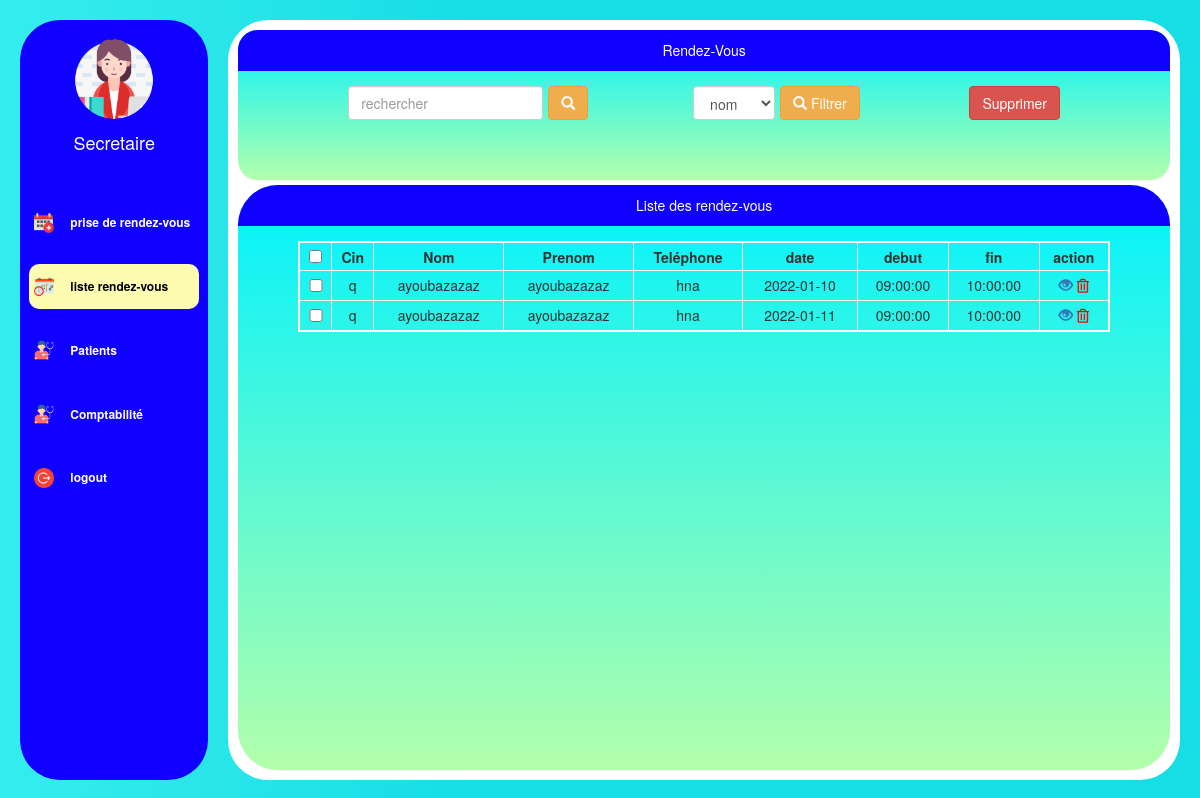
Page /pages/rendezVous.php on the committed database.
### tables this page shows
CREATE TABLE `rendezvous` (
  `id` int(11) NOT NULL,
  `patientID` int(11) NOT NULL,
  `start_event` datetime NOT NULL,
  `end_event` datetime NOT NULL
);

CREATE TABLE `patient` (
  `id` int(11) NOT NULL,
  `Nom` varchar(20) NOT NULL,
  `Prenom` varchar(20) NOT NULL,
  `sex` varchar(20) DEFAULT NULL,
  `address` varchar(30) DEFAULT NULL,
  `telephone` int(11) DEFAULT NULL,
  `email` varchar(30) DEFAULT NULL,
  `cin` varchar(20) NOT NULL,
  `birth` date DEFAULT NULL,
  `date_d_ajout` date DEFAULT curdate()
);

### pages/rendezVous.php (the view, shortened to what this page needs)
<?php
require_once("../connexiondb.php");
$resultat=$pdo->query($requete); ?>
<!DOCTYPE html>
<html lang="en">
<head>
    <link rel="stylesheet" href="//maxcdn.bootstrapcdn.com/bootstrap/3.3.5/css/bootstrap.min.css" />
    <link rel="stylesheet" type="text/css" href="..\css\mystyle.css" />
    <link rel="stylesheet" href="..\css\sidebar.css" />
    <link rel="stylesheet" href="https://pro.fontawesome.com/releases/v5.10.0/css/all.css"
 />
</head>
<body>
    <div class="main d-flex">
        <div class="sidebar">
            <?php include("../include/sidebar.php")?>
        </div>
        <div class="dashboard">
            <div class="containerr">
                <div class="panel">
                    <div class="panel-heading">Rendez-Vous</div>
                    <div class="panel-body">
                        <div class="table_form">
                            <div class="form_grp">
                                <input type="text" name="CIN" placeholder="rechercher" class="form-control"
                                    id="cin_search" />
                                <button type="submit" class="btn btn-warning">
                                    <span class="glyphicon glyphicon-search"> </span>
                                </button>
                            </div>
                            <div class="form_grp">
                                <select name="filtrage" class="form-control" id="filtrage">
                                    <option value="2">nom</option>
                                </select>
                                <button type="submit" class="btn btn-warning" onclick="sortTable()">
                                    <span class="glyphicon glyphicon-search"> </span> Filtrer
                                </button>
                            </div>
                            <button class="btn btn-danger" onclick="deletSelected()"
                                title='supprimer les rendez-vous selectionés'>
                                Supprimer </button>
                        </div>
                    </div>
                </div>
                <div class="panel table_cont">
                    <div class="panel-heading">Liste des rendez-vous</div>
                    <div class="panel-body table_here" id="table_wrapper">
                        <div id="table_here">
                            <?php $requete="select * from rendezVous ";$resultat=$pdo->query($requete);?>
                            <table class="table table - bordred " id="mytable">
                                <thead>
                                    <tr>
                                        <th> <input type="checkbox" value="false" id="check_all" onclick="checkAll()">
                                        </th>
                                        <th> Cin </th>
                                        <th> Nom </th>
                                        <th> Prenom </th>
                                        <th> Teléphone </th>
                                        <th> date </th>
                                        <th> debut </th>
                                        <th> fin </th>
                                        <th> action </th>
                                </thead>
                                <tbody>
                                    <?php while($rend=$resultat->fetch()){
                                        $query = "SELECT * FROM patient WHERE id = :patientID";
                                        $statement = $pdo->prepare($query);
                                        $statement->execute(
                                            array(
                                                'patientID'     =>   $rend['patientID'],
                                                )
                                            );
                                        $row = $statement->fetch(PDO::FETCH_ASSOC);?>
                                    <tr>
                                        <td> <input type="checkbox" value="<?php echo $rend ['id'] ?>" id="check"></td>
                                        <td> <?php echo $row ['cin'] ?> </td>
                                        <td> <?php echo $row ['Nom'] ?> </td>
                                        <td> <?php echo $row ['Nom'] ?> </td>
                                        <td> <?php echo $row ['Prenom'] ?> </td>
                                        <td> <?php echo explode(" ",$rend["start_event"])[0]?> </td>
                                        <td> <?php echo explode(" ",$rend["start_event"])[1]?> </td>
                                        <td> <?php echo explode(" ",$rend["end_event"])[1]?> </td>
                                        <td class="d-flex align-items-center">
                                            <a href="fichePatient.php?id=<?php echo $row ['id'] ?>">
                                                <span class="glyphicon glyphicon-eye-open bg-news"> </span>
                                            </a>
                                            <i class="far fa-trash-alt delete"
                                                onclick="supprimer_rend(<?php echo $rend ['id'] ?>)"> </i>
                                            <?php } ?>
                                        </td>
                                    </tr>
                            </table>
                        </div>
                    </div>
                </div>
            </div>
        </div>
    </div>
</body>
</html>

### include/sidebar.php (shortened to what this page needs)
<div class="doctor_info">
    <img alt="" src="\CabinetS1\images\secretary.png" class="doc_img"></img>
    <div class="nom_docteur">
        <h4>Secretaire</h4>
    </div>
</div>
<div class="sidebar_list">
    <a class="<?php echo 'list_item'.($_SERVER['REQUEST_URI']=="/cabinetS1/"?' active':'')?> "
        onclick="changeactive(this)" href="/cabinetS1">
        <img class="fad fa-calendar-alt icon" alt="" src="\CabinetS1\images\appointments.png"></img>
        <div>prise de rendez-vous</div>
    </a>
    <a class="<?php echo 'list_item'.($_SERVER['REQUEST_URI']=="/cabinetS1/pages/rendezVous.php"?' active':'')?> "
        onclick=" changeactive(this)" href="/cabinetS1/pages/rendezVous.php">
        <img class="fad fa-calendar-alt icon" alt="" src="\CabinetS1\images\deadline.png"></img>
        <div>liste rendez-vous</div>
    </a>
    <a class="<?php echo 'list_item'.($_SERVER['REQUEST_URI']=="/cabinetS1/pages/patients.php"?' active':'')?> "
        onclick="changeactive(this)" href="/cabinetS1/pages/patients.php">
        <img class="fad fa-calendar-alt icon" alt="" src="\CabinetS1\images\examination.png"></img>
        <div>Patients</div>
    </a>
    <a class="<?php echo 'list_item'.($_SERVER['REQUEST_URI']=="/cabinetS1/pages/Comptabilte.php"?' active':'')?> "
        onclick="changeactive(this)" href="/cabinetS1/pages/Comptabilte.php">
        <img class="fad fa-calendar-alt icon" alt="" src="\CabinetS1\images\examination.png"></img>
        <div>Comptabilité</div>
    </a>
    <a class="list_item" onclick="changeactive(this)" href="\CabinetS1\logout.php">
        <img class="fad fa-calendar-alt icon" alt="" src="\CabinetS1\images\logout.png"></img>
        <div>logout</div>
    </a>
</div>

### css/mystyle.css (style rules this page uses)
.panel { background-image: linear-gradient(to top, #b3ffab 0%, #00f2fe 100%); margin-bottom: 5px; border: none; margin-top: 5px; border-radius: 20px; overflow: hidden; height: 20%; }
.panel-heading { background-color: #0f00ff; color: white; text-align: center; }
.panel-body { display: flex; justify-content: center; overflow: hidden; }
.table { text-align: center; border: 2px solid #fff; }
.table > thead > tr { padding: 5px; height: 10%; }
.table > thead > tr > th { border: none; border-right: 1px solid #fff; text-align: center; padding: 3px; margin: 5px 5px; }
.table > tbody > tr > td { padding: 4px; border: 1px solid #fff; }
.containerr { height: 100%; border-radius: 40px; width: 100%; margin: 5px; }
#table_here { width: 100%; max-height: 90%; overflow-y: scroll; }
#table_wrapper { overflow: hidden; height: 100%; }
.table_cont { height: calc(80% - 15px); border-radius: 40px; }
.table_form { display: flex; justify-content: space-around; align-items: center; width: 90%; }
.form_grp { display: flex; align-items: center; justify-content: space-around; margin-right: 5px; }
button { margin-left: 5px; }
.table { width: 90%; overflow: scroll; margin: auto; }
#check { width: 80%; }
.delete { color: red; cursor: pointer; }
.form-g input, select { height: 50%; width: 90% !important; border-radius: 8px; border: none; background: #f7f6f5; box-shadow: 0px 0px 10px 2px rgba(0, 0, 0, 0.3); }
select option { color: black; }

### css/sidebar.css (style rules this page uses)
body { background-image: linear-gradient(to right, #c1ffff 0%, #00f2fe 40%); background: linear-gradient(to right, #36eded 0%, #17dde5 40%); overflow: hidden; }
.main { display: flex; margin: 20px; overflow-y: hidden; height: 95vh; }
.sidebar { flex: 2; background-color: #0f00ff; height: 95vh; border-radius: 40px; margin-right: 20px; display: flex; width: 100%; justify-content: flex-start; flex-direction: column; align-items: center; }
.doc_img { width: 80px; height: 80px; border-radius: 40px; margin-bottom: 5%; }
.doctor_info { display: flex; flex-direction: column; align-items: center; margin-top: 10%; margin-bottom: 20%; }
.nom_docteur h4 { color: white; }
.sidebar_list { display: flex; flex-direction: column; align-items: flex-start; justify-content: space-between; height: 300px; width: 90%; }
.icon { color: white; width: 20px; height: 20px; margin-right: 10%; }
.list_item { color: white !important; font-weight: bold; cursor: pointer; font-size: 12px; display: flex; align-items: center; width: 100%; height: 15%; padding: 5px; border-radius: 10px; text-decoration: none !important; }
.active { background: rgb(253, 252, 177); color: black !important; }
.dashboard { flex: 10; height: 100%; border-radius: 40px; padding: 5px; background-color: white; display: flex; align-items: center; overflow: hidden; justify-content: center; padding: 5px; }
button { transform: scale(1); transition: 0.2s; }

### rows in the picture
rendezvous: patientID.cin "q", patientID.Nom "ayoubazazaz", patientID.Prenom "hna", start_event "2022-01-10", start_event "09:00:00", end_event "10:00:00"
rendezvous: patientID.cin "q", patientID.Nom "ayoubazazaz", patientID.Prenom "hna", start_event "2022-01-11", start_event "09:00:00", end_event "10:00:00"
